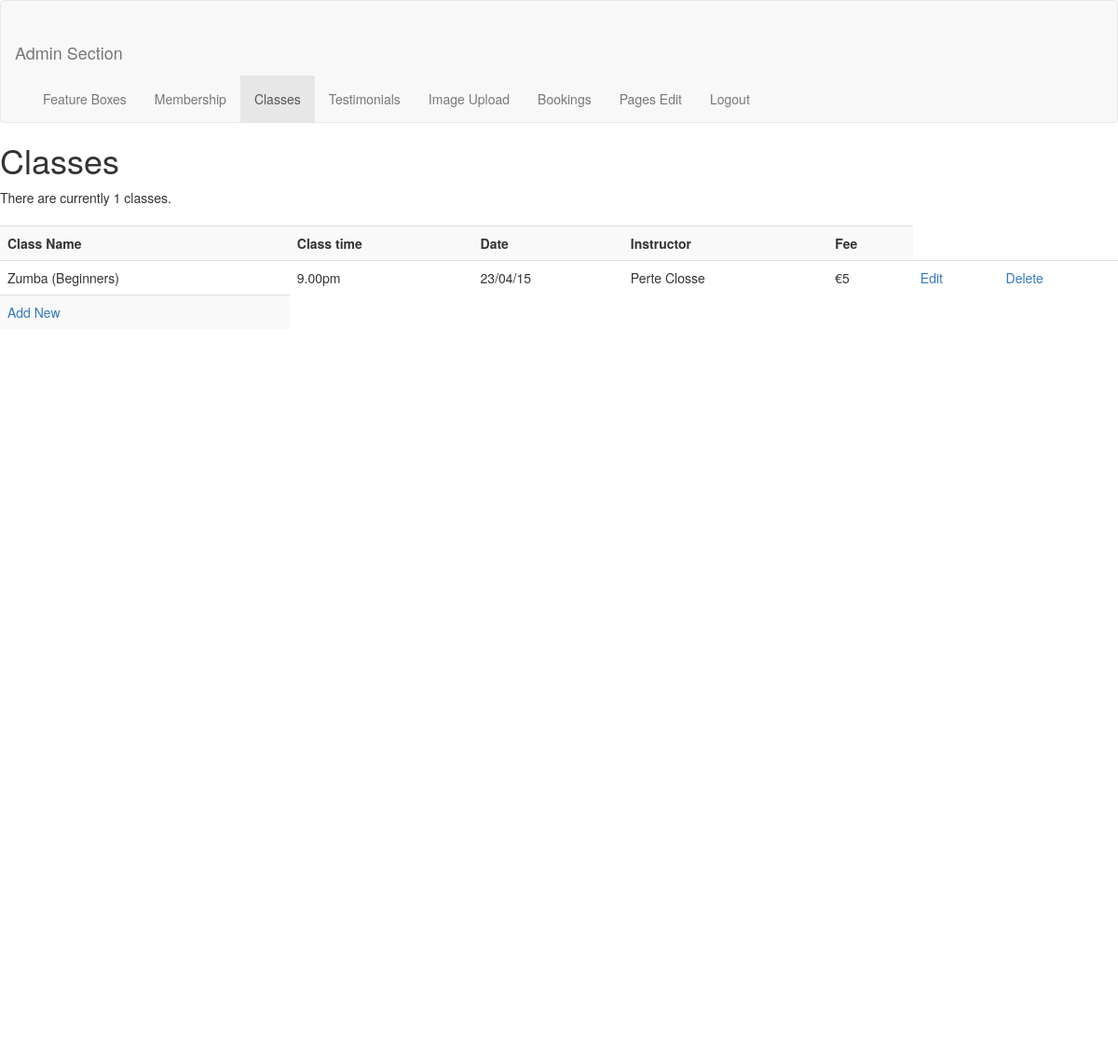
The page /admin/admin-classes.php on the database as committed earlier.
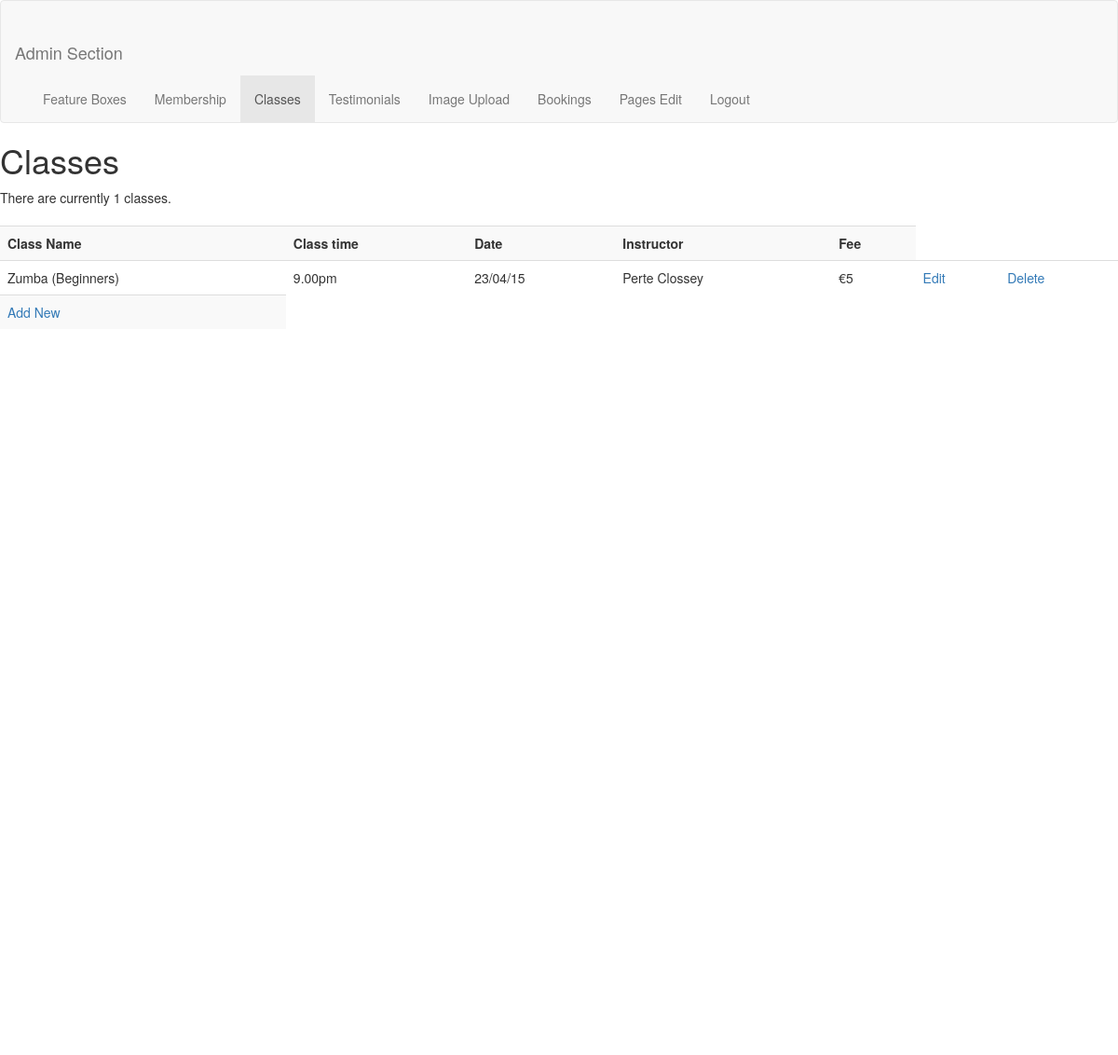
The same page on the database as committed later.
### tables this page shows
CREATE TABLE `classes` (
  `class_id` int(20) NOT NULL,
  `class_name` varchar(50) NOT NULL,
  `class_time` varchar(10) NOT NULL,
  `class_date` varchar(10) NOT NULL,
  `class_price` varchar(10) NOT NULL,
  `class_instructor` varchar(30) NOT NULL
);

### admin/admin-classes.php (the view, shortened to what this page needs)
<!DOCTYPE html>
<html>
  <head>
    <link rel="stylesheet" href="../public/css/bootstrap.css" media="screen"  charset="utf-8">
    <link rel="stylesheet" href="../public/css/style.css" media="screen"  charset="utf-8">
    <link rel="stylesheet" href="../public/css/admin-style.css" media="screen"  charset="utf-8">
  </head>
  <body>
    <nav class="navbar navbar-default">
<div class="container-fluid">
  <div class="navbar-header">
    <a class="navbar-brand" href="#">Admin Section</a>
  </div>
  <div class="collapse navbar-collapse" id="bs-example-navbar-collapse-1">
    <ul class="nav navbar-nav">
      <li><a href="admin-feature-box.php">Feature Boxes</a></li>
      <li><a href="admin-membership.php">Membership</a></li>
      <li  class="active"><a href="#">Classes</a></li>
      <li><a href="admin-testimonials.php">Testimonials</a></li>
      <li><a href="admin-image-upload.php">Image Upload</a></li>
      <li><a href="admin-bookings.php">Bookings</a></li>
      <li><a href="admin-pages-edit.php">Pages Edit</a></li>
      <li><a href="../public/index.php">Logout</a></li>
    </ul>
  </div>
</nav>
<div class="container page">
    <?php
      echo '<h1>Classes</h1>';
      require ('mysqli_connect.php');
      $q = "SELECT class_id, class_name, class_time, class_date, class_price , class_instructor FROM classes";
      $r = @mysqli_query ($dbc, $q);
      $num = mysqli_num_rows($r);
      if ($num > 0) {
        echo "<p>There are currently $num classes.</p>\n";
        echo '<table class="table table-striped test-table" align="center" cellspacing="3" cellpadding="3" width="75%">
        <tr>
          <td align="left"><b>Class Name</b></td>
          <td align="left"><b>Class time</b></td>
          <td align="left"><b>Date</b></td>
          <td align="left"><b>Instructor</b></td>
          <td align="left"><b>Fee</b></td>
        </tr>
      ';
        while ($row = mysqli_fetch_array($r)) {
          echo '<tr>
            <td align="left">' . $row['class_name'] . '</td>
            <td align="left">' . $row['class_time'] . '</td>
            <td align="left">' . $row['class_date'] . '</td>
            <td align="left">' . $row['class_instructor'] . '</td>
            <td align="left">' . $row['class_price'] . '</td>
            <td align="left"><a href="edit_pages/classes-edit.php?id=' . $row['class_id'] . '">Edit</a></td>
            <td align="left"><a href="delete/delete-classes.php?id=' . $row['class_id'] . '">Delete</a></td>
          </tr>
          ';
        }
        echo '<td align="left"><a href="add-new/classes-addnew.php">Add New</a></td>';
        echo '</table>';
      } else {
        echo '<p class="error">There are currently no classes.</p>';
      }
    ?>
</div>
  </body>
</html>

### public/css/style.css (style rules this page uses)
a.navbar-brand { margin-right: 320px; }
nav.navbar.navbar-default { max-width: 1200px; margin: auto; padding-top: 30px; }
div.container.page { width: 1200px; height: 1000px; margin: auto; }
div.col-md-12.hero-image, div.container { padding: 0; }

### public/css/admin-style.css (style rules this page uses)
.test-table { margin-top: 20px; }
nav.navbar.navbar-default { max-width: 1300px; margin: auto; padding-top: 30px; }

Rows that differ between the two databases and show on the page:
changed classes "Zumba (Beginners)": class_instructor "Perte Closse" → "Perte Clossey"
